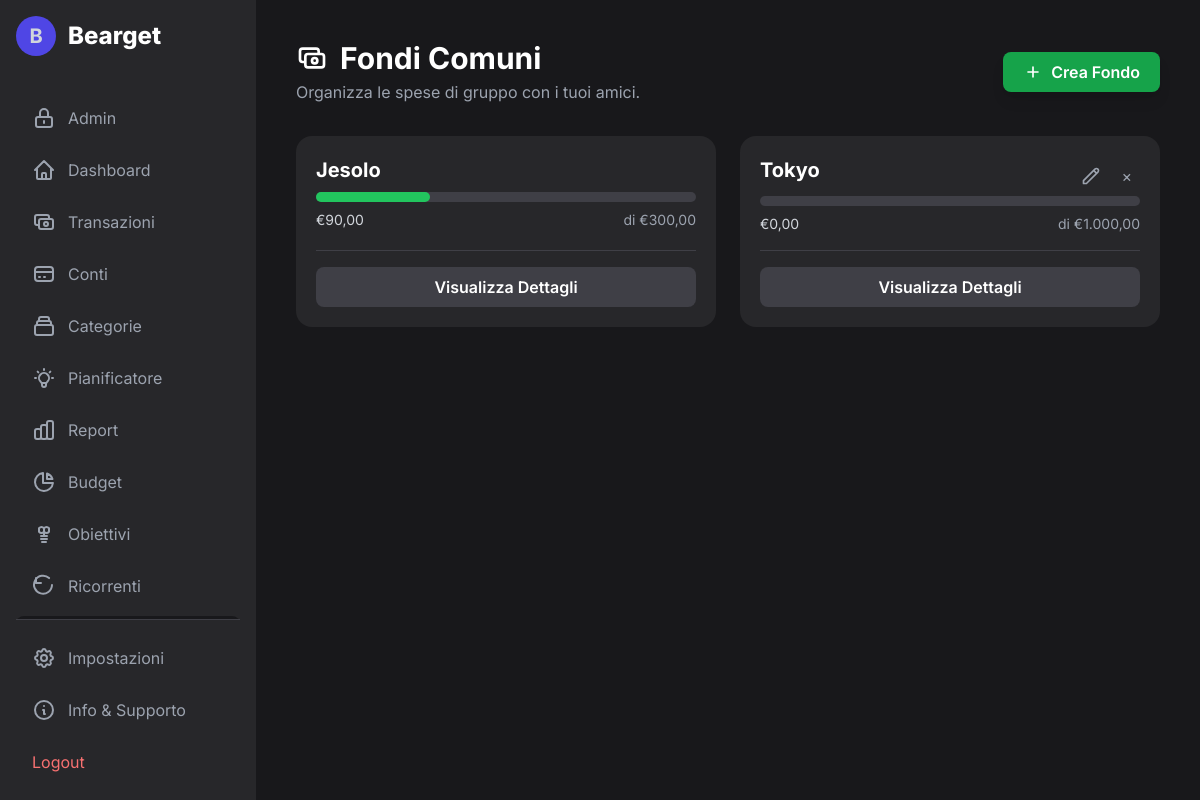
Screenshot of /shared_funds.php (signed in) with the database file from the repository.
### tables this page shows
CREATE TABLE `shared_funds` (
  `id` int(11) NOT NULL,
  `name` varchar(150) NOT NULL,
  `description` text DEFAULT NULL,
  `target_amount` decimal(10,2) DEFAULT NULL,
  `creator_id` int(11) NOT NULL,
  `created_at` timestamp NOT NULL DEFAULT current_timestamp(),
  `status` varchar(20) NOT NULL DEFAULT 'active' COMMENT 'e.g., active, settling, archived'
);

### functions.php (called while the page is built, shortened)
<?php
function get_shared_funds_for_user($conn, $user_id) {
    $funds = [];
    $sql = "SELECT sf.id, sf.name, sf.target_amount, sf.creator_id,
                   (SELECT SUM(amount) FROM shared_fund_contributions WHERE fund_id = sf.id) as total_contributed
            FROM shared_funds sf
            JOIN shared_fund_members sfm ON sf.id = sfm.fund_id
            WHERE sfm.user_id = ?";
    $stmt = $conn->prepare($sql);
    $stmt->bind_param('i', $user_id);
    $stmt->execute();
    $result = $stmt->get_result();
    while ($row = $result->fetch_assoc()) {
        $row['total_contributed'] = $row['total_contributed'] ?? 0;
        $funds[] = $row;
    }
    return $funds;
}
?>

### shared_funds.php (the view, shortened to what this page needs)
<?php
require_once 'db_connect.php';
require_once 'functions.php';
$user_id = $_SESSION["id"];
$shared_funds = get_shared_funds_for_user($conn, $user_id);
?>
<!DOCTYPE html>
<html lang="it">
<head>
    <script src="https://cdn.tailwindcss.com"></script>
    <link rel="stylesheet" href="theme.php">
</head>
<body class="text-gray-300">
    <div class="flex h-screen">
        <?php include 'sidebar.php'; ?>
        <main class="flex-1 p-6 lg:p-10 overflow-y-auto">
            <header class="flex flex-wrap justify-between items-center gap-4 mb-8">
                <div class="flex items-center gap-4">
                    <div>
                        <h1 class="text-3xl font-bold text-white flex items-center gap-3">
                            <svg class="w-8 h-8" fill="none" stroke="currentColor" viewBox="0 0 24 24"><path stroke-linecap="round" stroke-linejoin="round" stroke-width="2" d="M17 9V7a2 2 0 00-2-2H5a2 2 0 00-2 2v6a2 2 0 002 2h2m2 4h10a2 2 0 002-2v-6a2 2 0 00-2-2H9a2 2 0 00-2 2v6a2 2 0 002 2zm7-5a2 2 0 11-4 0 2 2 0 014 0z"></path></svg>
                            Fondi Comuni
                        </h1>
                        <p class="text-gray-400 mt-1">Organizza le spese di gruppo con i tuoi amici.</p>
                    </div>
                </div>
                <button onclick="openModal('add-fund-modal')" class="bg-primary-600 hover:bg-primary-700 text-white font-semibold py-2 px-5 rounded-lg flex items-center transition-colors shadow-lg hover:shadow-primary-500/50">
                    <svg class="w-5 h-5 mr-2" fill="none" stroke="currentColor" viewBox="0 0 24 24"><path stroke-linecap="round" stroke-linejoin="round" stroke-width="2" d="M12 6v6m0 0v6m0-6h6m-6 0H6"></path></svg>
                    Crea Fondo
                </button>
            </header>
            <div id="funds-grid" class="grid grid-cols-1 md:grid-cols-2 xl:grid-cols-3 gap-6">
                <?php if (empty($shared_funds)): ?>
                    <div id="empty-state-funds" class="md:col-span-2 xl:col-span-3 bg-gray-800 rounded-2xl p-10 text-center flex flex-col items-center">
                        <svg class="w-16 h-16 text-gray-600 mb-4" fill="none" stroke="currentColor" viewBox="0 0 24 24"><path stroke-linecap="round" stroke-linejoin="round" stroke-width="2" d="M17 20h5v-2a3 3 0 00-5.356-1.857M17 20H7m10 0v-2c0-.653-.122-1.28-.356-1.857M7 20H2v-2a3 3 0 015.356-1.857M7 20v-2c0-.653.122-1.28.356-1.857m0 0a5.002 5.002 0 019.288 0M15 7a3 3 0 11-6 0 3 3 0 016 0zm6 3a2 2 0 11-4 0 2 2 0 014 0zM7 10a2 2 0 11-4 0 2 2 0 014 0z"></path></svg>
                        <h3 class="text-lg font-semibold text-white">Non fai parte di nessun fondo comune</h3>
                        <p class="text-gray-400 max-w-sm mx-auto mt-1">Crea un fondo per raccogliere soldi per una vacanza, un regalo o qualsiasi spesa di gruppo!</p>
                        <button onclick="openModal('add-fund-modal')" class="mt-6 bg-primary-600 hover:bg-primary-700 text-white font-semibold py-2 px-5 rounded-lg flex items-center transition-colors shadow-lg hover:shadow-primary-500/50">
                            <svg class="w-5 h-5 mr-2" fill="none" stroke="currentColor" viewBox="0 0 24 24"><path stroke-linecap="round" stroke-linejoin="round" stroke-width="2" d="M12 6v6m0 0v6m0-6h6m-6 0H6"></path></svg>
                            Crea il tuo primo fondo
                        </button>
                    </div>
                <?php else: foreach ($shared_funds as $fund):
                    $percentage = ($fund['target_amount'] > 0) ? ($fund['total_contributed'] / $fund['target_amount']) * 100 : 0;
                ?>
                <div class="bg-gray-800 rounded-2xl p-5 flex flex-col transition-transform duration-200 hover:-translate-y-1 hover:shadow-2xl" data-fund-id="<?php echo $fund['id']; ?>">
                    <div class="flex-grow">
                        <div class="flex justify-between items-start">
                             <h3 class="text-xl font-bold text-white mb-2 fund-name"><?php echo htmlspecialchars($fund['name']); ?></h3>
                             <?php if ($fund['creator_id'] == $user_id): ?>
                                <div class="flex items-center space-x-1">
                                    <button onclick='openEditFundModal(<?php echo json_encode($fund); ?>)' title="Modifica Fondo" class="p-2 text-gray-400 hover:text-blue-400"><svg class="w-5 h-5" fill="none" stroke="currentColor" viewBox="0 0 24 24"><path stroke-linecap="round" stroke-linejoin="round" stroke-width="2" d="M15.232 5.232l3.536 3.536m-2.036-5.036a2.5 2.5 0 113.536 3.536L6.5 21.036H3v-3.536L16.732 3.732z"></path></svg></button>
                                    <form action="delete_shared_fund.php" method="POST" class="delete-form">
                                        <button type="submit" title="Elimina Fondo" class="p-2 text-gray-400 hover:text-red-400">&times;</button>
                                    </form>
                                </div>
                             <?php endif; ?>
                        </div>
                        <div class="w-full bg-gray-700 rounded-full h-2.5 mb-2">
                            <div class="bg-green-500 h-2.5 rounded-full" style="width: <?php echo min($percentage, 100); ?>%"></div>
                        </div>
                        <div class="flex justify-between text-sm text-gray-300">
                            <span class="total-contributed">€<?php echo number_format($fund['total_contributed'], 2, ',', '.'); ?></span>
                            <span class="target-amount text-gray-400">di €<?php echo number_format($fund['target_amount'], 2, ',', '.'); ?></span>
                        </div>
                    </div>
                    <div class="mt-4 pt-4 border-t border-gray-700">
                        <a href="fund_details.php?id=<?php echo $fund['id']; ?>" class="w-full text-center block bg-gray-700 hover:bg-gray-600 text-white font-semibold py-2 rounded-lg transition-colors">Visualizza Dettagli</a>
                    </div>
                </div>
                <?php endforeach; endif; ?>
            </div>
        </main>
    </div>
</body>
</html>

### shared_funds.php (style rules this page uses)
body { font-family: 'Inter', sans-serif; background-color: var(--color-gray-900); }

### rows the page displays
shared_funds: name "Jesolo", min($percentage, 100) 30 (drawn), total_contributed "90,00", target_amount "300,00"
shared_funds: name "Tokyo", total_contributed "0,00", target_amount "1.000,00"
